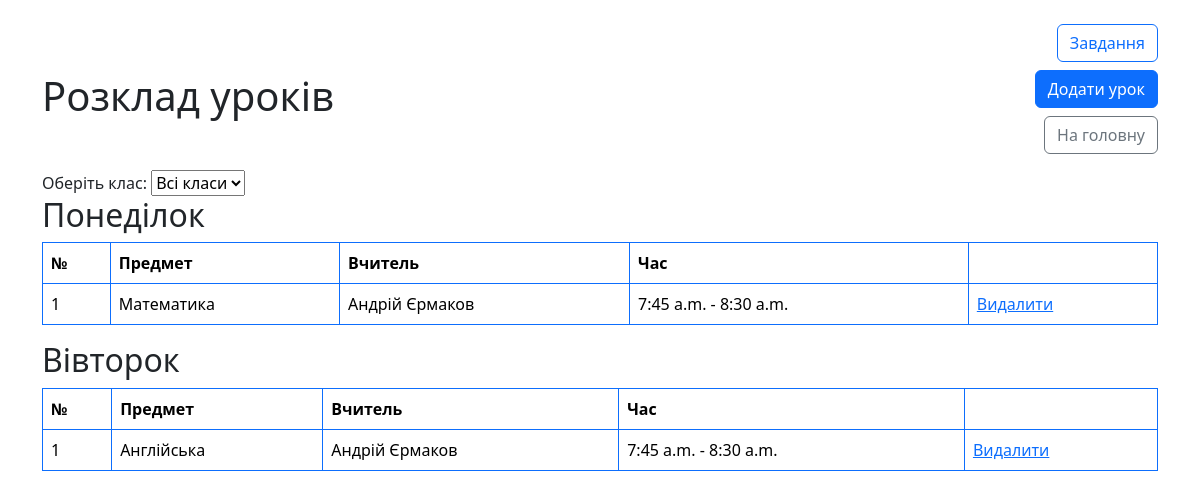
The app's page /schedule/ (signed in) with its own data.
### electronic_diary/models.py (models this page shows, shortened)
class Schedule(models.Model):
    DAYS_OF_WEEK = [
        ('mon', 'Понеділок'),
        ('tue', 'Вівторок'),
        ('wed', 'Середа'),
        ('thu', 'Четвер'),
        ('fri', 'П’ятниця'),
        ('sat', 'Субота'),
    ]
    school_class = models.ForeignKey(SchoolClass, on_delete=models.CASCADE)
    subject = models.ForeignKey(Subject, on_delete=models.CASCADE)
    teacher = models.ForeignKey(Teacher, on_delete=models.SET_NULL, null=True, blank=True)
    day_of_week = models.CharField(max_length=10, choices=DAYS_OF_WEEK)
    lesson_number = models.PositiveIntegerField()
    start_time = models.TimeField()
    end_time = models.TimeField()

class Subject(models.Model):
    name = models.CharField(max_length=30)

class Teacher(models.Model):
    user = models.OneToOneField(User, on_delete=models.CASCADE)
    subjects = models.ManyToManyField(Subject, blank=True)

### electronic_diary/views.py (the view)
# urls.py: path("schedule/", views.ScheduleListView.as_view(), name="schedule"),
class ScheduleListView(LoginRequiredMixin, ListView):
    model = models.Schedule
    template_name = "electronic_diary/schedule.html"
    context_object_name = "schedules"
    def get_queryset(self):
        user = self.request.user
        request = self.request
        queryset = models.Schedule.objects.order_by("day_of_week", "lesson_number")
        class_id = request.GET.get("class_id")
        if class_id:
            request.session["selected_class_id"] = class_id
        else:
            class_id = request.session.get("selected_class_id")
        if hasattr(user, "teacher"):
            if class_id:
                queryset = queryset.filter(school_class_id=class_id)
        else:
            profile = getattr(user, "profile", None)
            if profile and profile.school_class:
                queryset = queryset.filter(school_class=profile.school_class)
            else:
                return models.Schedule.objects.none()
        return queryset
    def get_context_data(self, **kwargs):
        context = super().get_context_data(**kwargs)
        grouped = {}
        for sched in context["schedules"]:
            grouped.setdefault(sched.day_of_week, []).append(sched)
        context["grouped_schedules"] = grouped
        if hasattr(self.request.user, "teacher"):
            context["school_classes"] = models.SchoolClass.objects.all()
            context["selected_class_id"] = self.request.session.get("selected_class_id")
        return context

### electronic_diary/templates/electronic_diary/schedule.html (shortened to what this page needs)
<!DOCTYPE html>
<html lang="en">
<head>
    <link href="https://cdn.jsdelivr.net/npm/bootstrap@5.3.8/dist/css/bootstrap.min.css" rel="stylesheet">
</head>
<body>
<div class="container mt-4">
    <div class="row mb-3">
        <div class="col-md-8">
            <h1 class="mt-5">Розклад уроків</h1>
        </div>
        <div class="col-md-4 text-end">
            <a href="{% url 'electronic_diary:diary' %}" class="btn btn-outline-primary mb-2">
                Завдання
            </a><br>
            {% if user.is_authenticated and user.teacher %}
                <a href="{% url 'electronic_diary:schedule-create' %}" class="btn btn-primary mb-2">
                    Додати урок
                </a><br>
            {% endif %}
            <a href="{% url 'electronic_diary:home' %}" class="btn btn-outline-secondary">
                На головну
            </a>
        </div>
    </div>
            {% if user.is_authenticated and user.teacher %}
            <form method="get" action="">
                <label>Оберіть клас:</label>
                <select name="class_id" onchange="this.form.submit()">
                    <option value="">Всі класи</option>
                </select>
            </form>
            {% endif %}
            {% for day, lessons in grouped_schedules.items %}
                <h2>{{ lessons.0.get_day_of_week_display }}</h2>
                <table border="1" class="table table-bordered border-primary">
                    <tr>
                        <th>№</th>
                        <th>Предмет</th>
                        <th>Вчитель</th>
                        <th>Час</th>
                    </tr>
                    {% for lesson in lessons %}
                    <tr>
                        <td>{{ lesson.lesson_number }}</td>
                        <td>{{ lesson.subject.name }}</td>
                        <td>{{ lesson.teacher.user.get_full_name }}</td>
                        <td>{{ lesson.start_time }} - {{ lesson.end_time }}</td>
                        <td>
                            {% if user.is_authenticated and user.teacher %}
                                <a href="{% url 'electronic_diary:schedule-delete' lesson.pk %}">Видалити</a>
                            {% endif %}
                        </td>
                    </tr>
                    {% endfor %}
                </table>
            {% endfor %}
</div>
</body>
</html>

### records on screen
Schedule: day_of_week "Понеділок", lesson_number "1", subject.name "Математика", teacher.user.get_full_name "Андрій Єрмаков", start_time "7:45 a.m.", end_time "8:30 a.m."
Schedule: day_of_week "Вівторок", lesson_number "1", subject.name "Англійська", teacher.user.get_full_name "Андрій Єрмаков", start_time "7:45 a.m.", end_time "8:30 a.m."
